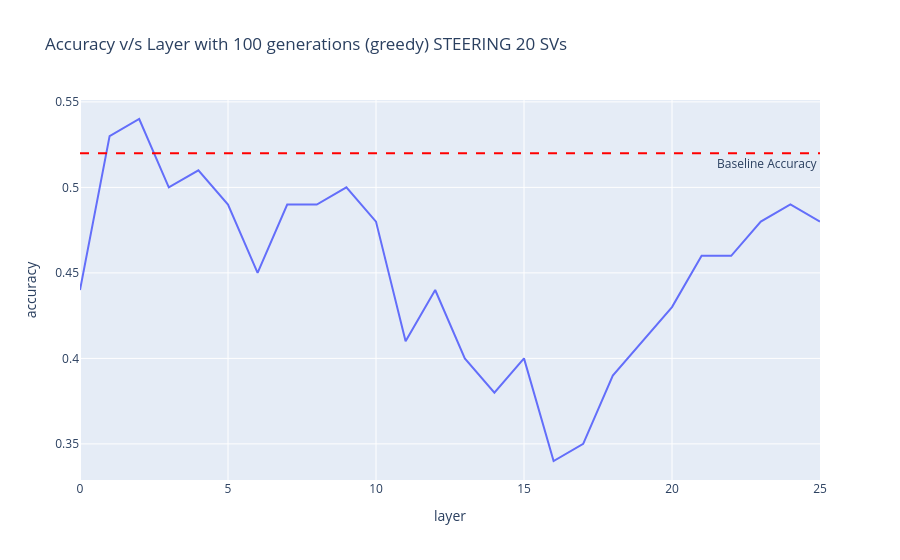

The notebook cell saved with this chart:
### Code cell
import plotly.express as px

fig = px.line(df_2, x="layer", y="accuracy",
              title="Accuracy v/s Layer with 100 generations (greedy) STEERING 20 SVs")

fig.add_hline(y=0.52, line_dash="dash", line_color="red",
              annotation_text="Baseline Accuracy", annotation_position="bottom right")

fig.show()

### Figure 1 — Plotly figure (JSON) as saved in the notebook; plotly's stock layout.template omitted (floating-point values rounded to 4 significant figures)
{"data": [{"hovertemplate": "layer=%{x}<br>accuracy=%{y}<extra></extra>", "legendgroup": "", "line": {"color": "#636efa", "dash": "solid"}, "marker": {"symbol": "circle"}, "mode": "lines", "name": "", "orientation": "v", "showlegend": false, "type": "scatter", "x": [0, 1, 2, 3, 4, 5, 6, 7, 8, 9, 10, 11, 12, 13, 14, 15, 16, 17, 18, 19, 20, 21, 22, 23, 24, 25], "xaxis": "x", "y": [0.44, 0.53, 0.54, 0.5, 0.51, 0.49, 0.45, 0.49, 0.49, 0.5, 0.48, 0.41, 0.44, 0.4, 0.38, 0.4, 0.34, 0.35, 0.39, 0.41, 0.43, 0.46, 0.46, 0.48, 0.49, 0.48], "yaxis": "y"}], "layout": {"annotations": [{"showarrow": false, "text": "Baseline Accuracy", "x": 1, "xanchor": "right", "xref": "x domain", "y": 0.52, "yanchor": "top", "yref": "y"}], "legend": {"tracegroupgap": 0}, "shapes": [{"line": {"color": "red", "dash": "dash"}, "type": "line", "x0": 0, "x1": 1, "xref": "x domain", "y0": 0.52, "y1": 0.52, "yref": "y"}], "title": {"text": "Accuracy v/s Layer with 100 generations (greedy) STEERING 20 SVs"}, "xaxis": {"anchor": "y", "domain": [0, 1], "title": {"text": "layer"}}, "yaxis": {"anchor": "x", "domain": [0, 1], "title": {"text": "accuracy"}}}}
